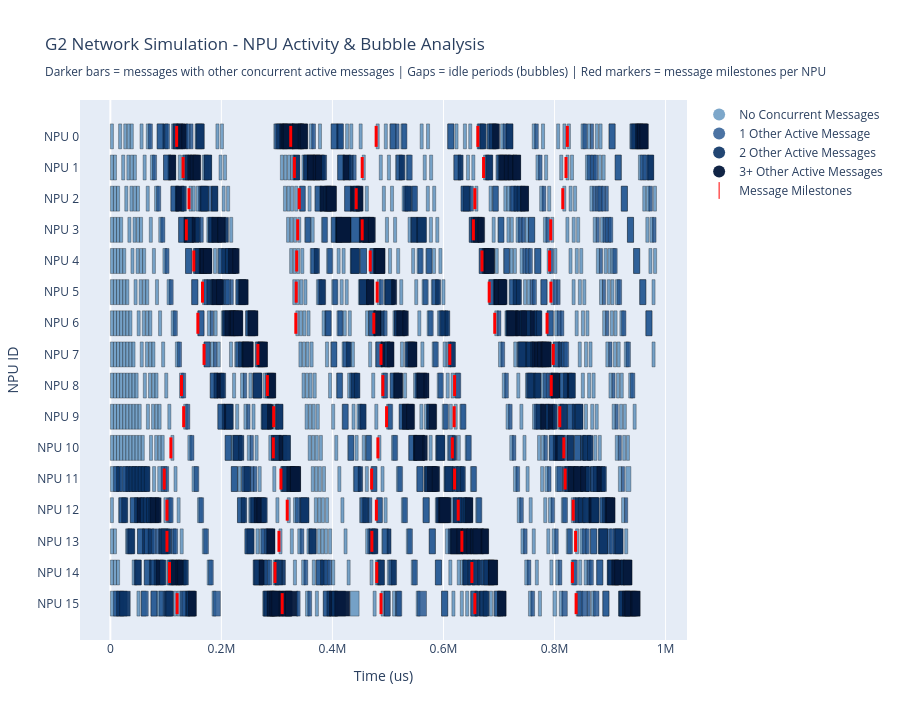

Notebook code for this chart:
### Markdown cell above
## G2 Simulation Analysis

Parse and visualize G2 network trace showing NPU message activity and bubbles.

### Code cell
if g2_example_run:
    print(f"Analyzing G2 simulation from: {os.path.basename(g2_example_run)}")
    
    # Find G2 trace file
    g2_trace_file = find_network_trace_file(g2_example_run, 'g2')
    
    if g2_trace_file and os.path.exists(g2_trace_file):
        print(f"Found G2 trace: {g2_trace_file}")
        
        # Parse trace data
        g2_messages = parse_g2_network_trace(g2_trace_file)
        
        if not g2_messages.empty:
            print(f"\n📊 G2 Trace Summary:")
            print(f"   Total messages: {len(g2_messages)}")
            print(f"   NPUs involved: {sorted(g2_messages['src_npu'].unique())}")
            print(f"   Time range: {g2_messages['start_time'].min():.0f} - {g2_messages['end_time'].max():.0f} ns")
            print(f"   Total simulation time: {(g2_messages['end_time'].max() - g2_messages['start_time'].min())/1000:.2f} μs")
            
            # Extract NPU activity timelines
            g2_activities = extract_npu_activity(g2_messages)
            
            # Create visualization
            plot_npu_timeline(g2_activities, "G2 Network Simulation - NPU Activity & Bubble Analysis", time_unit='us')
        else:
            print("❌ No messages found in G2 trace file")
    else:
        print(f"❌ G2 trace file not found: {g2_trace_file}")
else:
    print("❌ No G2 example run configured")
